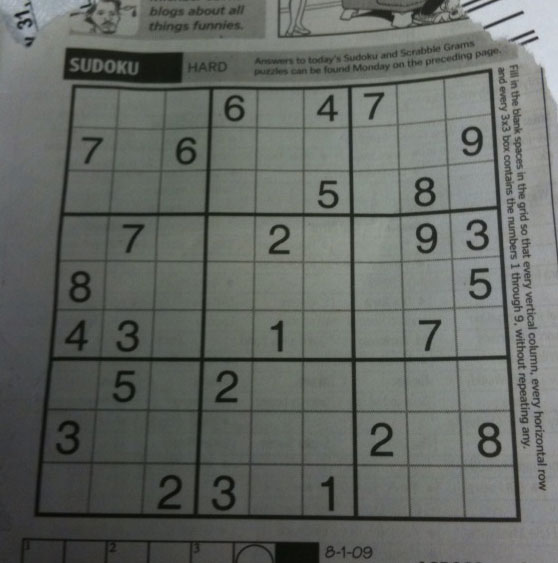
#> input picture picture/sudoku.png, 558 x 563 px, found by its file name
$ python test16.py
#> lines starting #> are read from the running program, lines starting #| are printed output that depends on the picture; after the words box and inside, x2 and y2 are one past the last pixel; in counts of white or black regions, pixels touching at a corner belong together
#> further down, src is the input picture: shape (563, 558, 3); mean B, G, R 99.5, 104.1, 100
import cv2 as cv
import numpy as np


def contours_demo(image):
    dst = cv.GaussianBlur(image, (3, 3), 0)
    gray = cv.cvtColor(dst, cv.COLOR_BGR2GRAY)
    binary = cv.adaptiveThreshold(gray, 255, cv.ADAPTIVE_THRESH_GAUSSIAN_C, cv.THRESH_BINARY, 25, 10)
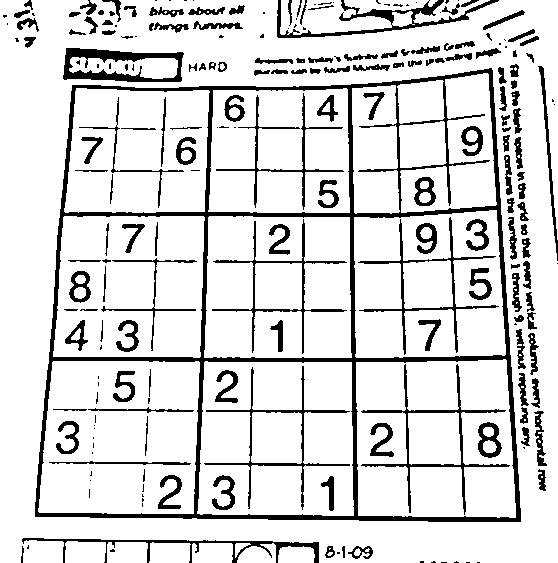
#> binary: shape (563, 558); 85.4% white; 224 black regions (74 under 20 px)
    cv.imshow("binary_demo", binary)
    contours, b = cv.findContours(binary, cv.RETR_TREE, cv.CHAIN_APPROX_SIMPLE)
#> contours = 292 contours, 100 with area under 20; largest, box (x1, y1, x2, y2) and area: (0, 0, 558, 563) 299765, (34, 67, 522, 523) 199015, (356, 359, 516, 518) 23714, (197, 361, 354, 516) 22918, (38, 361, 200, 514) 22811; b = 292 rows, first 6: [1, -1, -1, -1], [2, 0, -1, -1], [3, 1, -1, -1], [4, 2, -1, -1], [5, 3, -1, -1], [7, 4, 6, -1]
    for i, contour in enumerate(contours):
        cv.drawContours(image, contours, i, (0, 0, 255), 2)
        print()
#> this loop made 292 passes
#> contour on passes 10, 17, 20: [[439, 12], [440, 11], [441, 12], [440, 13]], [[415, 2], [416, 1], [417, 2], [416, 3]], [[287, 28], [288, 27], [289, 28], [288, 29]]
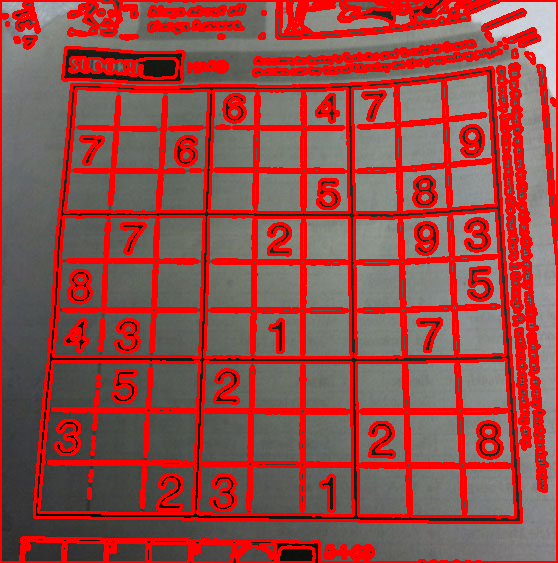
#> image: shape (563, 558, 3); mean B, G, R 72.3, 75.4, 148.6
    cv.imshow("detect_contours", image)


def edge_contours_demo(image):
    dst = cv.GaussianBlur(image, (3, 3), 0)
    gray = cv.cvtColor(dst, cv.COLOR_BGR2GRAY)
    # binary = cv.adaptiveThreshold(gray, 255, cv.ADAPTIVE_THRESH_GAUSSIAN_C, cv.THRESH_BINARY, 25, 10)
    edge_output = cv.Canny(gray, 50, 150)
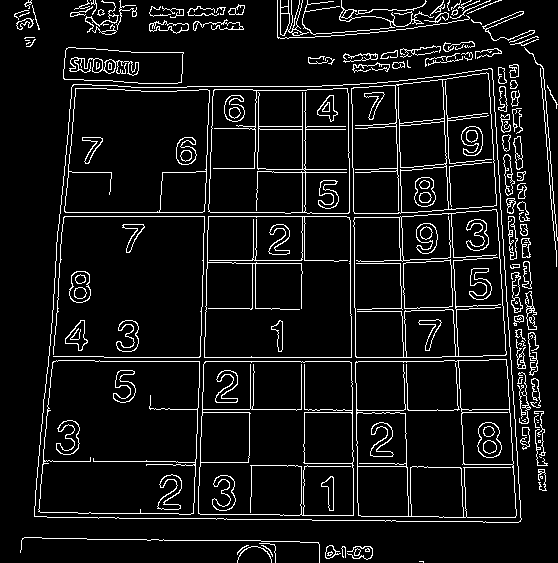
#> edge_output: shape (563, 558); 7.9% white in thin lines or dots
    cv.imshow("edge_output_demo", edge_output)
    contours, b = cv.findContours(edge_output, cv.RETR_TREE, cv.CHAIN_APPROX_SIMPLE)
#> contours = 333 contours, 133 with area under 20; largest, box (x1, y1, x2, y2) and area: (34, 68, 522, 523) 198136, (34, 68, 522, 523) 198132, (355, 359, 517, 518) 24134, (198, 361, 354, 516) 23265, (38, 360, 200, 515) 23028; b = 333 rows, first 6: [1, -1, -1, -1], [3, 0, 2, -1], [-1, -1, -1, 1], [5, 1, 4, -1], [-1, -1, -1, 3], [6, 3, -1, -1]
    for i, contour in enumerate(contours):
        cv.drawContours(image, contours, i, (0, 0, 255), 2)
        print()
#> this loop made 333 passes
#> contour on passes 1, 18, 22: [[419, 561], [422, 561], [423, 562], [423, 561]], [[540, 477], [541, 476], [542, 477], [541, 478]], [[539, 456], [540, 457], [541, 457], [540, 457]]
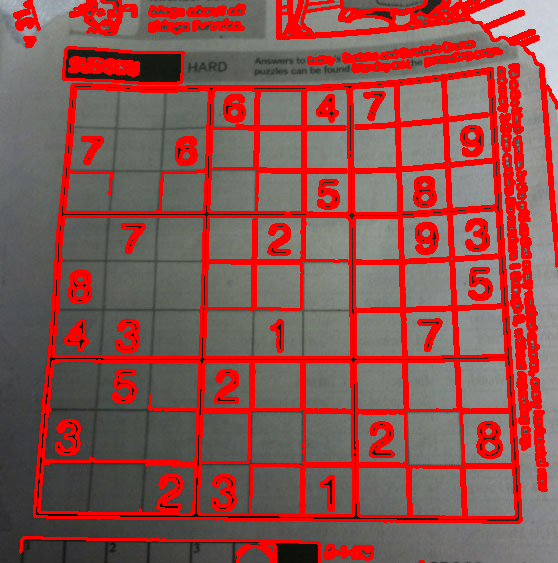
#> image: shape (563, 558, 3); mean B, G, R 79.3, 82.8, 139.9
    cv.imshow("edge_detect_contours", image)


src = cv.imread("/Users/liuxuwei/Desktop/picture/sudoku.png")
cv.namedWindow("example", cv.WINDOW_FREERATIO)
cv.imshow("example",src)
contours_demo(src)
src = cv.imread("/Users/liuxuwei/Desktop/picture/sudoku.png")
edge_contours_demo(src)
cv.waitKey(0)
cv.destroyAllWindows()
